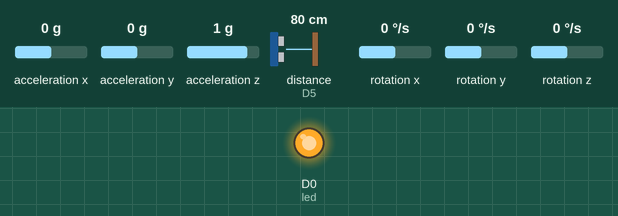
A sketch run on a simulated ESP8266 (NodeMCU). On the bench: output pins drawn as LEDs (lit = HIGH). Wiring (inferred from the names in the program): ultrasonic range finder: trigger D6; echo D5; MPU-6050 motion sensor at I2C address 0x68. The test bench sets the inputs (shaded band); at power-on: acceleration x 0 g, acceleration y 0 g, acceleration z 1 g, distance to the obstacle (sensor on D5) 80 cm, rotation x 0 °/s, rotation y 0 °/s, rotation z 0 °/s. The echo pulse lasts 58.3 µs per cm; WiFi joins after 1.5 s; servers stay silent unless stated; the local clock reads 2024-03-15 10:24:30 at power-on unless the sketch sets it; pins used as bus, display or sensor lines are not drawn; what the sketch prints to the serial monitor is not drawn.

Above: at 9.8 s.
Timing chart, 0 to 22.1 s (numbered marks = the images above):
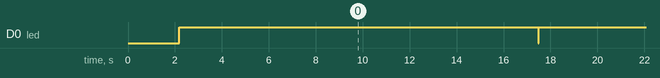

Measured:
- by itself, D0 (led): alternates HIGH for 15.3 s and LOW for 0.01 s

The sketch:

waterbottleAlgo.ino
```cpp
// Include directives
#include <ESP8266WiFi.h>
#include <WiFiClient.h>
#include <ThingSpeak.h>
#include <TimeLib.h>
#include <RTClib.h>
#include <Wire.h>
#include <WiFiUdp.h>
#include <NTPClient.h>

// Constants and Definitions
#define led D0

// Wi-Fi credentials
const char* ssid = "networkname";   //"";
const char* password = "password";  //"";


// ThingSpeak details
unsigned long myChannelNumber = 2036323;
const char* myWriteAPIKey = "BRDOXXXXXXXXX";

// MPU6050 Configurations
const uint8_t MPU6050SlaveAddress = 0x68;
const uint16_t AccelScaleFactor = 16384;
const uint16_t GyroScaleFactor = 131;
const uint8_t MPU6050_REGISTER_SMPLRT_DIV = 0x19;
const uint8_t MPU6050_REGISTER_USER_CTRL = 0x6A;
const uint8_t MPU6050_REGISTER_PWR_MGMT_1 = 0x6B;
const uint8_t MPU6050_REGISTER_PWR_MGMT_2 = 0x6C;
const uint8_t MPU6050_REGISTER_CONFIG = 0x1A;
const uint8_t MPU6050_REGISTER_GYRO_CONFIG = 0x1B;
const uint8_t MPU6050_REGISTER_ACCEL_CONFIG = 0x1C;
const uint8_t MPU6050_REGISTER_FIFO_EN = 0x23;
const uint8_t MPU6050_REGISTER_INT_ENABLE = 0x38;
const uint8_t MPU6050_REGISTER_ACCEL_XOUT_H = 0x3B;
const uint8_t MPU6050_REGISTER_SIGNAL_PATH_RESET = 0x68;

// Ultrasonic sensor
const int trigPin = 12;
const int echoPin = 14;

// I2C Configuration
const uint8_t scl = D4;
const uint8_t sda = D3;

// NTP Configuration
const char* ntpServer = "pool.ntp.org";
const long gmtOffset_sec = 3600;
const int daylightOffset_sec = 0;

// Water consumption parameters
float consumptionGoal = 600.0;
float bottles = 0.0;
float waterLevel = 0.0;
float previousWaterLevel;
float consumption = 0;
float height = 8.5;
float distance = 0;
float toreachGoal = 0;
int idletime = 0;
float bottleConsumption = 0;
float actualconsumption = 0;
float volume = 400;
float radius = sqrt(volume / (PI * height));
bool initialized = false;

// Global variables
int16_t AccelX, AccelY, AccelZ, Temperature, GyroX, GyroY, GyroZ;


RTC_DS1307 rtc;
struct tm timeinfo;
WiFiClient client;

// Function prototypes
void I2C_Write(uint8_t deviceAddress, uint8_t regAddress, uint8_t data);
void Read_RawValue(uint8_t deviceAddress, uint8_t regAddress);
void MPU6050_Init();
void sendtoThings();

void setup() {
  Serial.begin(115200);
  Wire.begin(sda, scl);
  MPU6050_Init();

  // Connect to Wi-Fi
  WiFi.begin(ssid, password);
  while (WiFi.status() != WL_CONNECTED) {
    delay(1000);
    Serial.println("Connecting to Wi-Fi...");
  }
  Serial.println("Connected to Wi-Fi");

  // Initialize ThingSpeak
  ThingSpeak.begin(client);

  // Set pin modes for the ultrasonic sensor
  pinMode(trigPin, OUTPUT);
  pinMode(echoPin, INPUT);
  pinMode(led, OUTPUT);

  // Initialize the RTC module
  Wire.begin();
  rtc.begin();  // Initialize RTC

  // Synchronize with NTP server
  configTime(gmtOffset_sec, daylightOffset_sec, ntpServer);

  // Wait for time to be set
  while (!time(nullptr)) {
    delay(1000);
    Serial.println("Waiting for time synchronization...");
  }

  Serial.println("Time synchronized");
}

void loop() {
  //GY-521 Params
  double Ax, Ay, Az, T, Gx, Gy, Gz;
  //divide each with their sensitivity scale factor
  Ax = (double)AccelX / AccelScaleFactor;
  Ay = (double)AccelY / AccelScaleFactor;
  Az = (double)AccelZ / AccelScaleFactor;
  T = (double)Temperature / 340 + 36.53;  //temperature formula
  Gx = (double)GyroX / GyroScaleFactor;
  Gy = (double)GyroY / GyroScaleFactor;
  Gz = (double)GyroZ / GyroScaleFactor;
  float pitch = atan2(Ax, sqrt(Ay * Ay + Az * Az)) * 180 / PI;
  float roll = atan2(Ay, sqrt(Ax * Ax + Az * Az)) * 180 / PI;
  Serial.print("Pitch ");
  Serial.print(pitch);
  Serial.print(" Roll");
  Serial.println(roll);

  // check for bottle orientation
  if (abs(pitch) > 25 || abs(roll) > 25 || abs(Gx) > 5 || abs(Gy) > 5) {  //Pitch -ve means back +ve means front, roll -ve means left and roll +ve means right.
    Serial.println("Bottle not upright or is shaking");

  } else {
    Serial.println("Good to take measurements since the bottle is stable and upright");

    time_t currentTime = time(nullptr);
    localtime_r(&currentTime, &timeinfo);
    Serial.print("Current time is: ");
    Serial.println(asctime(&timeinfo));


    digitalWrite(led, LOW);

    // Measure water level
    digitalWrite(trigPin, LOW);
    delayMicroseconds(2);
    digitalWrite(trigPin, HIGH);
    delayMicroseconds(10);
    digitalWrite(trigPin, LOW);
    float duration = pulseIn(echoPin, HIGH);
    distance = duration * 0.034 / 2;
    Serial.print("DISTANCE");
    Serial.println(distance);

    // calculate the current water level
    float h_water = height - distance;
    waterLevel = PI * pow(radius, 2) * h_water;

    Serial.print("WaterLevel: ");
    Serial.println(waterLevel);

    // Initialize the previous water level to the current water level on the first loop iteration
    if (!initialized) {
      previousWaterLevel = waterLevel;
      initialized = true;
    }
    if ((waterLevel < previousWaterLevel) && (waterLevel >= 0)) {
      if (timeinfo.tm_hour == 00 && timeinfo.tm_sec >= 0 && timeinfo.tm_sec <= 19) {
        consumption = 0;
        toreachGoal = 0;
        bottles = 0;
      }
      consumption += previousWaterLevel - waterLevel;
      actualconsumption = previousWaterLevel - waterLevel;
      float currentConsumption = consumption - bottleConsumption;

      if (currentConsumption >= volume) {
        bottles = 1;
        bottleConsumption = consumption;
      } else {
        bottles = 0;
      }
      Serial.println(bottles);
      Serial.println("Drink more water ");
      Serial.print("Consumption: ");
      Serial.println(consumption);
      toreachGoal = consumptionGoal - consumption;
      if (toreachGoal < 0) {
        toreachGoal = abs(toreachGoal);
      }
      // Update ThingSpeak with water level and consumption data
      sendtoThings();
      bottles = 0;
      if (consumption < consumptionGoal) {
        Serial.print(toreachGoal);
        Serial.println(" left to reach your goal.");
      }
      if (consumption >= consumptionGoal) {
        Serial.println("Goal achieved, congs! Goal reset!");
        consumptionGoal = 600 + consumption;
      }
      previousWaterLevel = waterLevel;
      idletime = 0;

    } else if (waterLevel <= 0) {
      Serial.println("You have no water in the bottle");
      Serial.println("Please refill the bottle");

    } else if (waterLevel == 0) {
      Serial.println("You have no water in the bottle");
      Serial.println("Please refill the bottle");
      bottles = 0;
      actualconsumption = 0;
      sendtoThings();

    } else if (waterLevel > previousWaterLevel && ((waterLevel - previousWaterLevel) > 20)) {
      idletime = 0;
      bottles = 0;
      actualconsumption = 0;
      Serial.println("Bottle refilled, more energy!");
      // Update ThingSpeak with water level and consumption data
      sendtoThings();
      previousWaterLevel = waterLevel;
    }
    if (waterLevel >= previousWaterLevel - 0.00015 && waterLevel <= previousWaterLevel + 0.00015) {
      idletime += 15;
      Serial.println("Please take water");
      digitalWrite(led, HIGH);
      ThingSpeak.writeField(myChannelNumber, 7, idletime, myWriteAPIKey);
    }
  }
  Read_RawValue(MPU6050SlaveAddress, MPU6050_REGISTER_ACCEL_XOUT_H);

  Serial.print("Ax: ");
  Serial.print(Ax);
  Serial.print(" Ay: ");
  Serial.print(Ay);
  Serial.print(" Az: ");
  Serial.print(Az);
  Serial.print(" T: ");
  Serial.print(T);
  Serial.print(" Gx: ");
  Serial.print(Gx);
  Serial.print(" Gy: ");
  Serial.print(Gy);
  Serial.print(" Gz: ");
  Serial.println(Gz);
  delay(15000);  //wait for 15s and take another measurement
}

// Utility function

void I2C_Write(uint8_t deviceAddress, uint8_t regAddress, uint8_t data) {
  Wire.beginTransmission(deviceAddress);
  Wire.write(regAddress);
  Wire.write(data);
  Wire.endTransmission();
}

// read all 14 register
void Read_RawValue(uint8_t deviceAddress, uint8_t regAddress) {
  Wire.beginTransmission(deviceAddress);
  Wire.write(regAddress);
  Wire.endTransmission();
  Wire.requestFrom(deviceAddress, (uint8_t)14);
  AccelX = (((int16_t)Wire.read() << 8) | Wire.read());
  AccelY = (((int16_t)Wire.read() << 8) | Wire.read());
  AccelZ = (((int16_t)Wire.read() << 8) | Wire.read());
  Temperature = (((int16_t)Wire.read() << 8) | Wire.read());
  GyroX = (((int16_t)Wire.read() << 8) | Wire.read());
  GyroY = (((int16_t)Wire.read() << 8) | Wire.read());
  GyroZ = (((int16_t)Wire.read() << 8) | Wire.read());
}

//configure MPU6050
void MPU6050_Init() {
  delay(150);
  I2C_Write(MPU6050SlaveAddress, MPU6050_REGISTER_SMPLRT_DIV, 0x07);
  I2C_Write(MPU6050SlaveAddress, MPU6050_REGISTER_PWR_MGMT_1, 0x01);
  I2C_Write(MPU6050SlaveAddress, MPU6050_REGISTER_PWR_MGMT_2, 0x00);
  I2C_Write(MPU6050SlaveAddress, MPU6050_REGISTER_CONFIG, 0x00);
  I2C_Write(MPU6050SlaveAddress, MPU6050_REGISTER_GYRO_CONFIG, 0x00);   //set +/-250 degree/second full scale
  I2C_Write(MPU6050SlaveAddress, MPU6050_REGISTER_ACCEL_CONFIG, 0x00);  // set +/- 2g full scale
  I2C_Write(MPU6050SlaveAddress, MPU6050_REGISTER_FIFO_EN, 0x00);
  I2C_Write(MPU6050SlaveAddress, MPU6050_REGISTER_INT_ENABLE, 0x01);
  I2C_Write(MPU6050SlaveAddress, MPU6050_REGISTER_SIGNAL_PATH_RESET, 0x00);
  I2C_Write(MPU6050SlaveAddress, MPU6050_REGISTER_USER_CTRL, 0x00);
}

void sendtoThings() {
  ThingSpeak.setField(1, previousWaterLevel);
  ThingSpeak.setField(2, waterLevel);
  ThingSpeak.setField(3, consumption);
  ThingSpeak.setField(4, toreachGoal);
  ThingSpeak.setField(5, actualconsumption);
  ThingSpeak.setField(6, bottles);
  ThingSpeak.setField(7, 0);
  ThingSpeak.setField(8, asctime(&timeinfo));
  ThingSpeak.writeFields(myChannelNumber, myWriteAPIKey);
}
```
